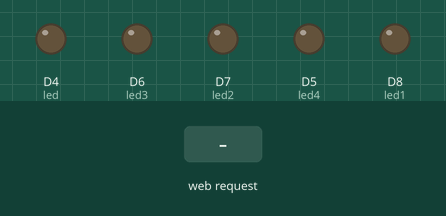
Simulated run of this sketch. Board: ESP8266 (NodeMCU). On the bench: output pins drawn as LEDs (lit = HIGH). Inputs (shaded band) come from the test bench. WiFi joins after 1.5 s; servers stay silent unless stated; what the sketch prints to the serial monitor is not drawn.

Above: at 2.7 s.
2.8 s: HTTP request GET / received
At 3.1 s:
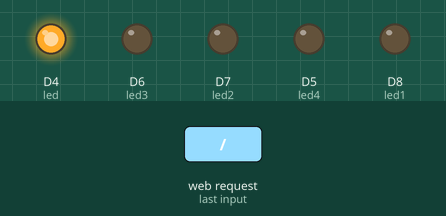
4.3 s: HTTP request GET /ON1 received
At 5.4 s:
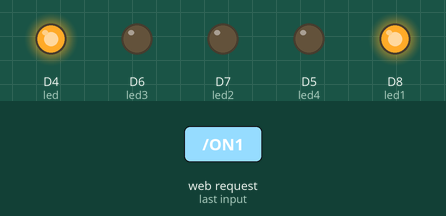
5.8 s: HTTP request GET /ONF1 received
At 6.5 s:
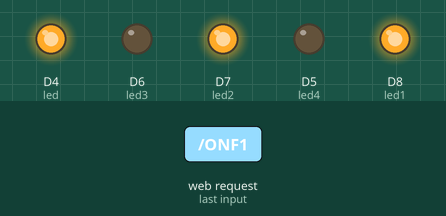
7.3 s: HTTP request GET /OFF1 received
At 7.7 s:
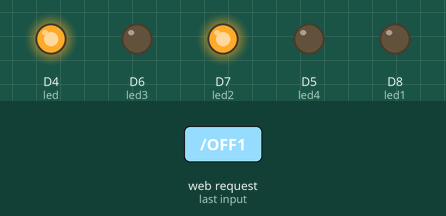
8.8 s: HTTP request GET /ONSW1 received
At 10.0 s:
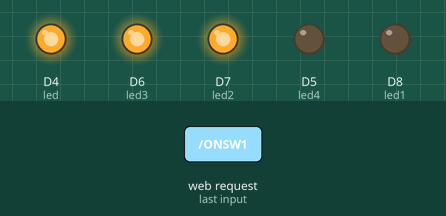
10.3 s: HTTP request GET /OFFF1 received
At 11.2 s:
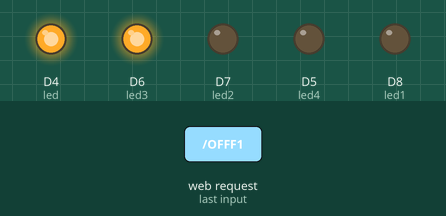
Timing chart, 0 to 12.8 s (numbered marks = the images above; inputs shaded):
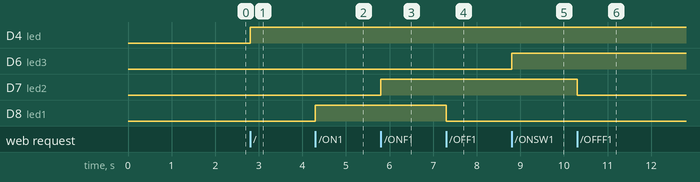

Measured:
- after the input at 2.8 s, D4 (led): LOW → HIGH at once
- after the input at 4.3 s, D8 (led1): LOW → HIGH at once
- after the input at 5.8 s, D7 (led2): LOW → HIGH at once
- after the input at 7.3 s, D8 (led1): HIGH → LOW at once
- after the input at 8.8 s, D6 (led3): LOW → HIGH at once
- after the input at 10.3 s, D7 (led2): HIGH → LOW at once

The sketch:

SimpleControlServer.ino
```cpp
#include <ESP8266WiFi.h>
#include <WiFiClient.h>
#include <ESP8266WebServer.h>
#include <DNSServer.h>
#include <WiFiManager.h>

//const char* ssid = "BaRiAVT CWalk";
//const char* password = "deocomatkhau";

ESP8266WebServer server(80);
const int led = D4;
const int led1 = D8;
const int led2 = D7;
const int led3 = D6;
const int led4 = D5;
const int led5 = D4;


void handleRoot() {
  reply();digitalWrite(led, 1);
  //server.send(200, "text/plain", ",3700,100,200,300,0,0,0,0,0,0,VinhPhat Electronic");
}

void handleNotFound(){
  String message = "File Not Found\n\n";
  message += "URI: ";
  message += server.uri();
  message += "\nMethod: ";
  message += (server.method() == HTTP_GET)?"GET":"POST";
  message += "\nArguments: ";
  message += server.args();
  message += "\n";
  for (uint8_t i=0; i<server.args(); i++){
    message += " " + server.argName(i) + ": " + server.arg(i) + "\n";
  }
  server.send(404, "text/plain", message);
  digitalWrite(led, 0);
}

void setup(void){
  pinMode(led, OUTPUT);
  pinMode(led1, OUTPUT);
  pinMode(led2, OUTPUT);
  pinMode(led3, OUTPUT);
  pinMode(led4, OUTPUT);
  pinMode(led5, OUTPUT);
  digitalWrite(led1, 0);
  digitalWrite(led2, 0);
  digitalWrite(led3, 0);
  digitalWrite(led4, 0);
  digitalWrite(led5, 0);


  Serial.begin(115200);
  WiFiManager wifiManager;
  wifiManager.setTimeout(180);
  //wifiManager.

    //autoConnect("AutoConnectAP");
  if(!wifiManager.autoConnect("AutoConnectAP")) {
    Serial.println("failed to connect and hit timeout");
    delay(3000);
    //reset and try again, or maybe put it to deep sleep
    ESP.reset();
    delay(5000);
  }
  //WiFi.begin(ssid, password);
  Serial.println("");

  // Wait for connection
  while (WiFi.status() != WL_CONNECTED) {
    delay(500);
    Serial.print(".");
  }
  Serial.println("");
  Serial.print("Connected to ");
  //Serial.println(ssid);
  Serial.print("IP address: ");
  Serial.println(WiFi.localIP());

  server.on("/", handleRoot);

  server.on("/control", [](){
    //server.send(200, "text/plain", "this works as well");
    control();
  });

  server.on("/ON1", [](){
    digitalWrite(led1,HIGH);reply();
  });

  server.on("/OFF1", [](){
    digitalWrite(led1,LOW);reply();
  });

  server.on("/ONF1", [](){
    digitalWrite(led2,HIGH);reply();
  });

  server.on("/OFFF1", [](){
    digitalWrite(led2,LOW);reply();
  });

  server.on("/ONSW1", [](){
    digitalWrite(led3,HIGH);reply();
  });

  server.on("/OFFSW1", [](){
    digitalWrite(led3,LOW);reply();
  });

  server.on("/ONSP1", [](){
    digitalWrite(led4,HIGH);reply();
  });

  server.on("/OFFP1", [](){
    digitalWrite(led4,LOW);reply();
  });

  server.on("/ONM1", [](){
    digitalWrite(led5,HIGH);reply();
  });

  server.on("/OFFM1", [](){
    digitalWrite(led5,LOW);reply();
  });
  server.onNotFound(handleNotFound);

  server.begin();
  Serial.println("HTTP server started");
}
void reply()
{
  String messageled =",";
  messageled +="3700";//Power
  messageled +=",1400";
  messageled +=",200";//Heap
  messageled +=",300";//Time
  if(digitalRead(led1) == HIGH){messageled +=",1";}else{messageled +=",0";}
  if(digitalRead(led2) == HIGH){messageled +=",1";}else{messageled +=",0";}
  if(digitalRead(led3) == HIGH){messageled +=",1";}else{messageled +=",0";}
  if(digitalRead(led4) == HIGH){messageled +=",1";}else{messageled +=",0";}
  if(digitalRead(led5) == HIGH){messageled +=",1";}else{messageled +=",0";}
  messageled +=",";
  server.send(200, "text/plain",messageled);

}
void control()
{
    String HTMLS ="<html><head> <title>ESP8266 Demo</title></head><body>";
//  HTMLS +="3700";//Power
//  HTMLS +=",0";
//  HTMLS +=",200";//Heap
//  HTMLS +=",300";//Time
//  if(digitalRead(led1) == HIGH){HTMLS +=",1";}else{HTMLS +=",0";}
//  if(digitalRead(led2) == HIGH){HTMLS +=",1";}else{HTMLS +=",0";}
//  if(digitalRead(led3) == HIGH){HTMLS +=",1";}else{HTMLS +=",0";}
//  if(digitalRead(led4) == HIGH){HTMLS +=",1";}else{HTMLS +=",0";}
//  if(digitalRead(led5) == HIGH){HTMLS +=",1,";}else{HTMLS +=",0,";}
  HTMLS +="<p>--------------- Control Online ---------------</p>";
  HTMLS +="<p>Light1--<a href=\"ON1\"><button>ON</button></a>&nbsp;<a href=\"OFF1\"><button>OFF</button></a></p>";
  HTMLS +="<p>Fan1----<a href=\"ONF1\"><button>ON</button></a>&nbsp;<a href=\"OFFF1\"><button>OFF</button></a></p>";
  HTMLS +="<p>Switch1-<a href=\"ONSW1\"><button>ON</button></a>&nbsp;<a href=\"OFFSW1\"><button>OFF</button></a></p>";
  HTMLS +="<p>Spack1--<a href=\"ONS1\"><button>ON</button></a>&nbsp;<a href=\"OFFS1\"><button>OFF</button></a></p>";
  HTMLS +="<p>Pump1---<a href=\"ONP1\"><button>ON</button></a>&nbsp;<a href=\"OFFP1\"><button>OFF</button></a></p>";
  HTMLS +="</body></html>";
  server.send(200, "text/html", HTMLS);
}
void loop(void){
  server.handleClient();
}
```
